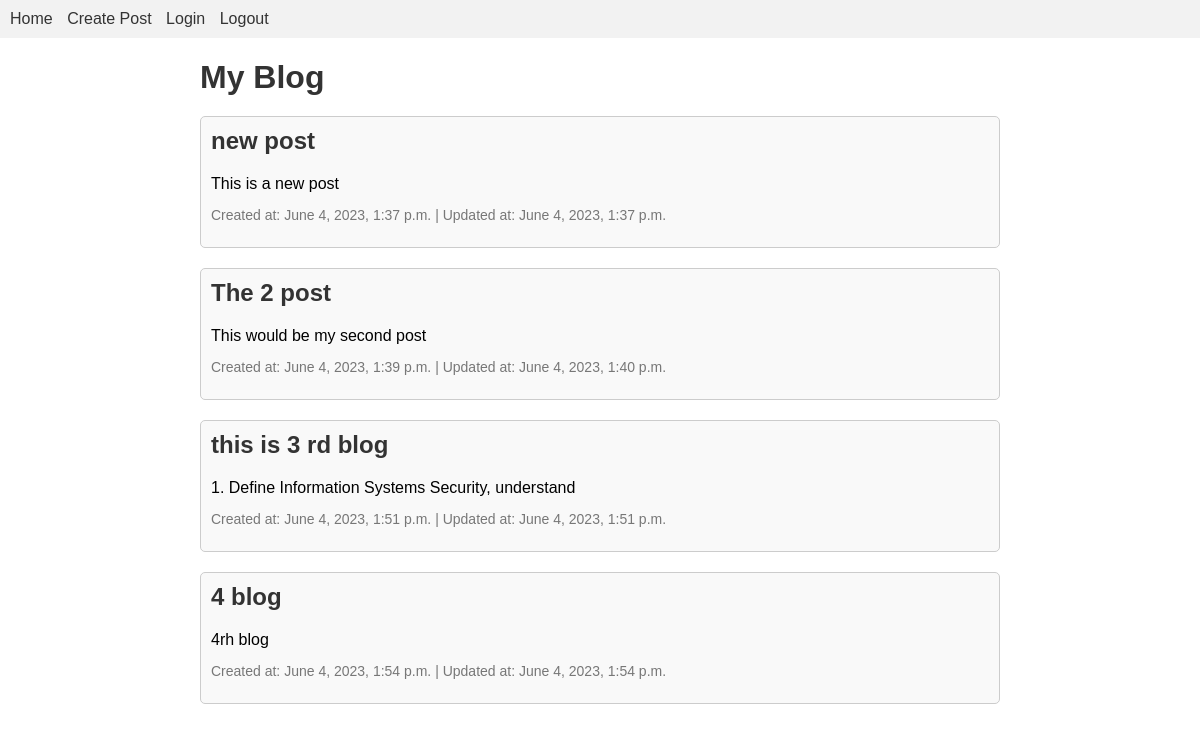
The app's page /, older data.
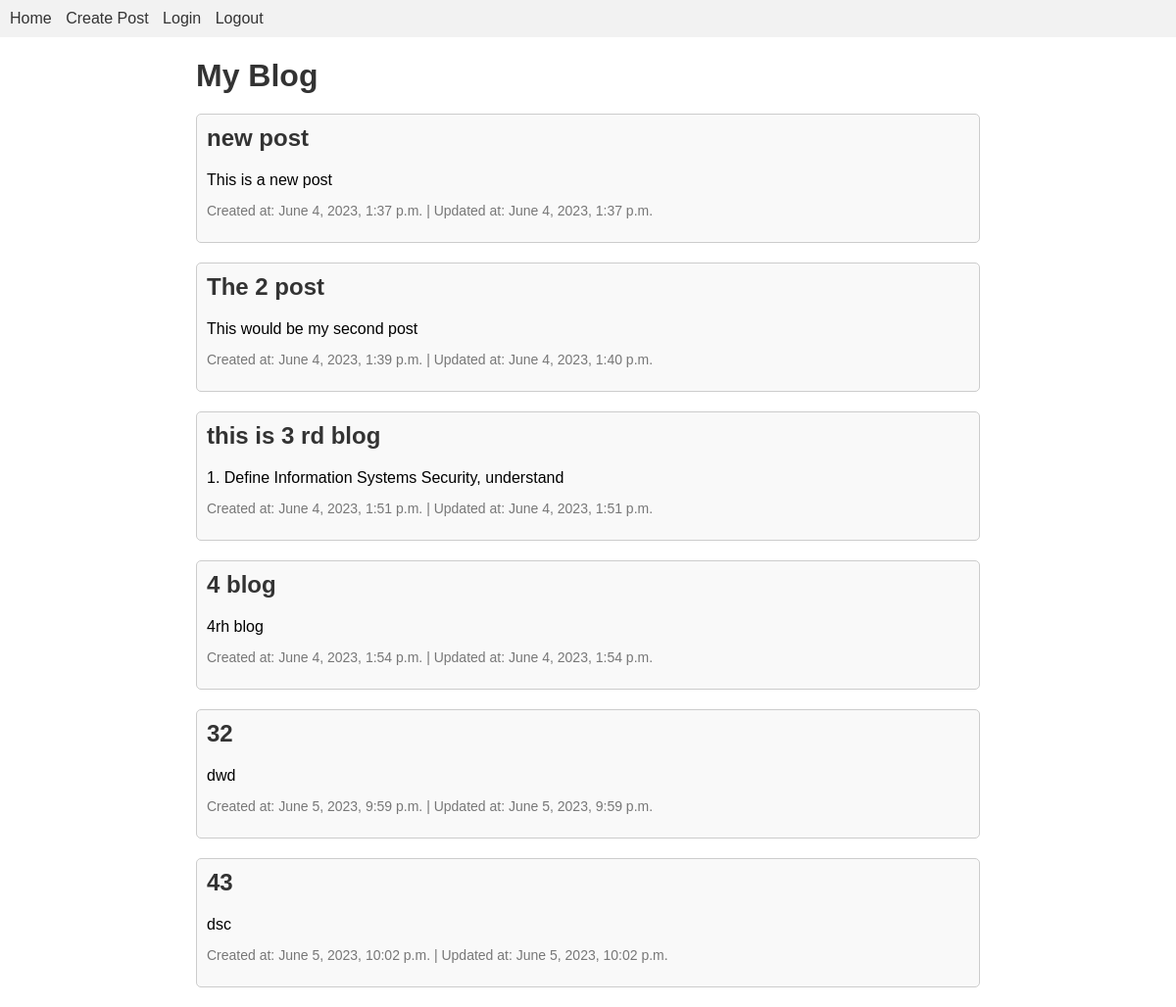
The same page, newer data.
### blog_app/models.py (models this page shows, shortened)
class Post(models.Model):
    title = models.CharField(max_length=200)
    content = models.TextField()
    created_at = models.DateTimeField(auto_now_add=True)
    updated_at = models.DateTimeField(auto_now=True)

### blog_app/views.py (the view)
# urls.py: path('', views.post_list, name='post_list'),
def post_list(request):
    posts = Post.objects.all()
    return render(request, 'blog_app/post_list.html', {'posts': posts})

### blog_app/templates/blog_app/post_list.html (shortened to what this page needs)
{% extends 'base.html' %}
{% load static %}
{% block content %}
    <h1>My Blog</h1>
    {% for post in posts %}
        <div class="post-box">
            <h2 class="post-title"><a href="{% url 'post_detail' post.pk %}">{{ post.title }}</a></h2>
            <p class="post-content">{{ post.content | slice:': 50' }}</p>
            <p class="post-metadata">Created at: {{ post.created_at }} | Updated at: {{ post.updated_at }}</p>
        </div>
    {% empty %}
        <p>No posts yet.</p>
    {% endfor %}
{% endblock %}

Row changes from the older to the newer data that the page shows:
added Post: title "32", content "dwd", created_at "June 5, 2023, 9:59 p.m.", updated_at "June 5, 2023, 9:59 p.m."
added Post: title "43", content "dsc", created_at "June 5, 2023, 10:02 p.m.", updated_at "June 5, 2023, 10:02 p.m."
